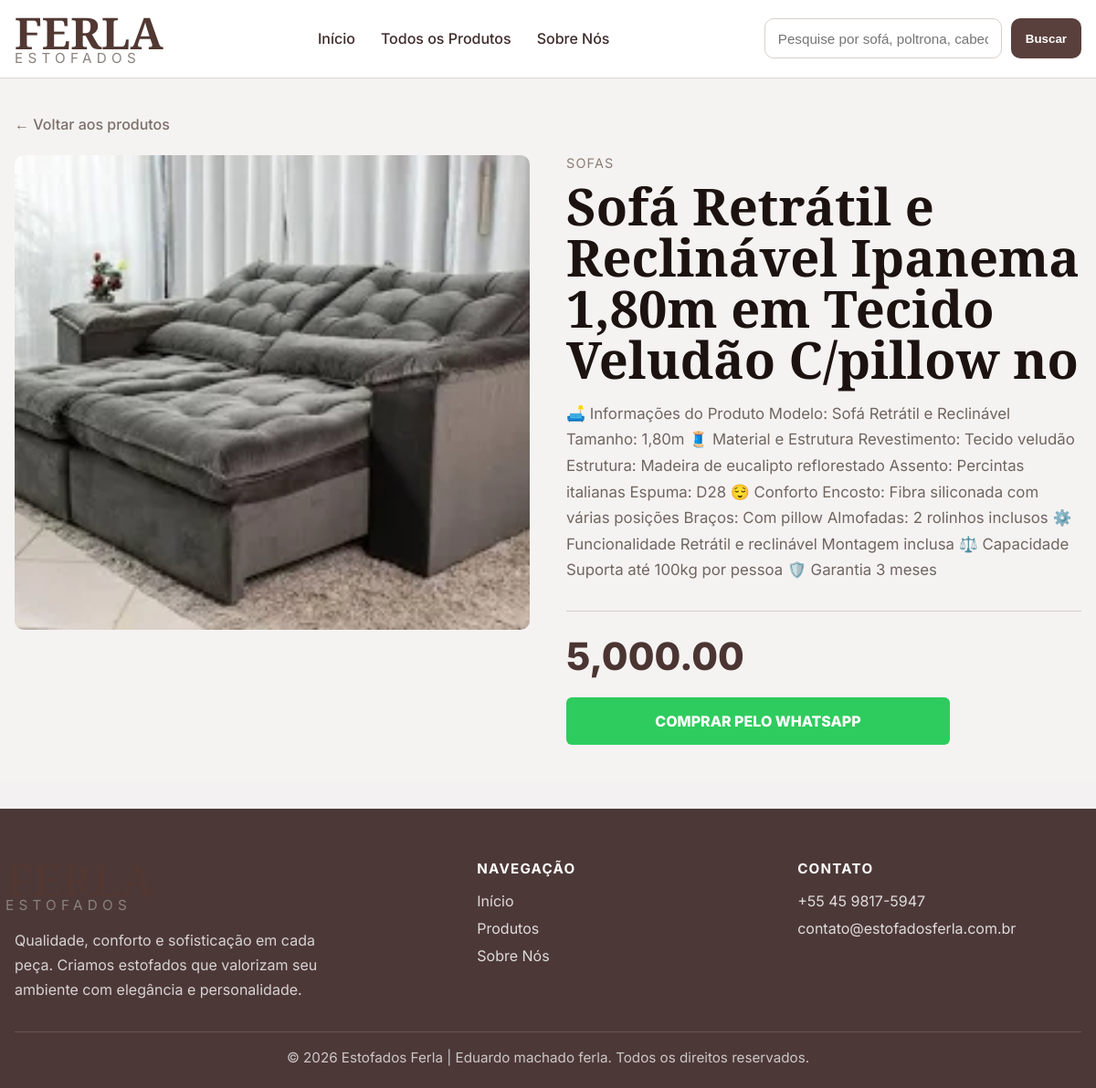
/produtos.php?id=6, run on the app's committed database.
### tables this page shows
CREATE TABLE produtos (
    id INTEGER PRIMARY KEY AUTOINCREMENT,
    categoria TEXT NOT NULL,
    nome TEXT NOT NULL,
    descricao TEXT NOT NULL,
    preco TEXT NOT NULL,
    imagem TEXT NOT NULL,
    destaque INTEGER DEFAULT 1,
    criado_em DATETIME DEFAULT CURRENT_TIMESTAMP
);

### produtos.php (the view, shortened to what this page needs)
<?php
require_once __DIR__ . '/config/db.php';
$id = isset($_GET['id']) ? (int) $_GET['id'] : 0;
$stmt = $pdo->prepare("SELECT * FROM produtos WHERE id = ?");
$stmt->execute([$id]);
$produto = $stmt->fetch(PDO::FETCH_ASSOC);
include __DIR__ . '/includes/header.php';
?>
<main class="product-page">
  <div class="container">
    <a href="/index.php#produtos" class="back-link">← Voltar aos produtos</a>
    <section class="product-layout">
      <div class="product-image-box">
        <img src="<?= htmlspecialchars($produto['imagem']) ?>" alt="<?= htmlspecialchars($produto['nome']) ?>">
      </div>
      <div class="product-info">
        <span class="product-category"><?= htmlspecialchars($produto['categoria']) ?></span>
        <h1><?= htmlspecialchars($produto['nome']) ?></h1>
        <p class="product-description"><?= htmlspecialchars($produto['descricao']) ?></p>
        <div class="buy-box">
          <div class="price-line"></div>
          <div class="product-price"><?= htmlspecialchars($produto['preco']) ?></div>
          <a class="whatsapp-btn" target="_blank" href="https://wa.me/5500000000000?text=Olá, tenho interesse no produto <?= urlencode($produto['nome']) ?>">
            COMPRAR PELO WHATSAPP
          </a>
        </div>
      </div>
    </section>
  </div>
</main>
<?php include __DIR__ . '/includes/footer.php'; ?>

### style.css (style rules this page uses)
:root { --bg: #f3f1f1; --white: #fff; --text: #1f1a17; --muted: #7f7671; --line: #ddd7d4; --primary: #5a403d; --footer: #4d3838; --green: #2ecc5e; }
* { margin: 0; padding: 0; box-sizing: border-box; }
body { font-family: 'Inter', sans-serif; background: var(--bg); color: var(--text); }
a { text-decoration: none; color: inherit; }
img { max-width: 100%; display: block; }
.container { width: min(1240px, calc(100% - 32px)); margin: 0 auto; }
.product-page { padding: 40px 0; background: #f5f3f2; }
.back-link { display: inline-block; margin-bottom: 24px; color: #7b6f69; font-weight: 500; }
.product-layout { display: grid; grid-template-columns: 1fr 1fr; gap: 40px; align-items: start; }
.product-image-box { background: #ececec; border-radius: 10px; overflow: hidden; }
.product-image-box img { width: 100%; height: 100%; min-height: 520px; object-fit: cover; }
.product-info { background: transparent; }
.product-category { display: block; font-size: 0.9rem; color: #8a7d76; letter-spacing: 0.08em; margin-bottom: 10px; text-transform: uppercase; }
.product-info h1 { font-family: 'Cormorant Garamond', serif; font-size: 3.5rem; line-height: 1; margin: 0 0 18px; color: #1c1311; }
.product-description { color: #706560; font-size: 1.05rem; line-height: 1.7; margin-bottom: 28px; }
.buy-box { margin-top: 30px; }
.price-line { border-top: 1px solid #d5cfca; margin-bottom: 24px; }
.product-price { font-size: 2.6rem; font-weight: 800; color: #4b3533; margin-bottom: 20px; }
.whatsapp-btn { width: 100%; max-width: 420px; min-height: 52px; background: var(--green); color: #fff; border-radius: 6px; display: inline-flex; align-items: center; justify-content: center; font-weight: 800; padding: 0 18px; }

### data on the page
produtos: imagem (picture), categoria "SOFAS", nome "Sofá Retrátil e Reclinável Ipanema 1,80m em Tecido Veludão C/pillow no", descricao "🛋️ Informações do Produto Modelo: Sofá Retrátil e Reclinável Tamanho: 1,80m 🧵 Material e Estrutura Revestimento: Tecido veludão Estrutura: Madeira de eucalipto reflorestado Assento: Percintas italianas Espuma: D28 😌 Conforto Encosto: Fibra siliconada com várias posições Braços: Com pillow Almofadas: 2 rolinhos inclusos ⚙️ Funcionalidade Retrátil e reclinável Montagem inclusa ⚖️ Capacidade Suporta até 100kg por pessoa 🛡️ Garantia 3 meses", preco "5,000.00"
